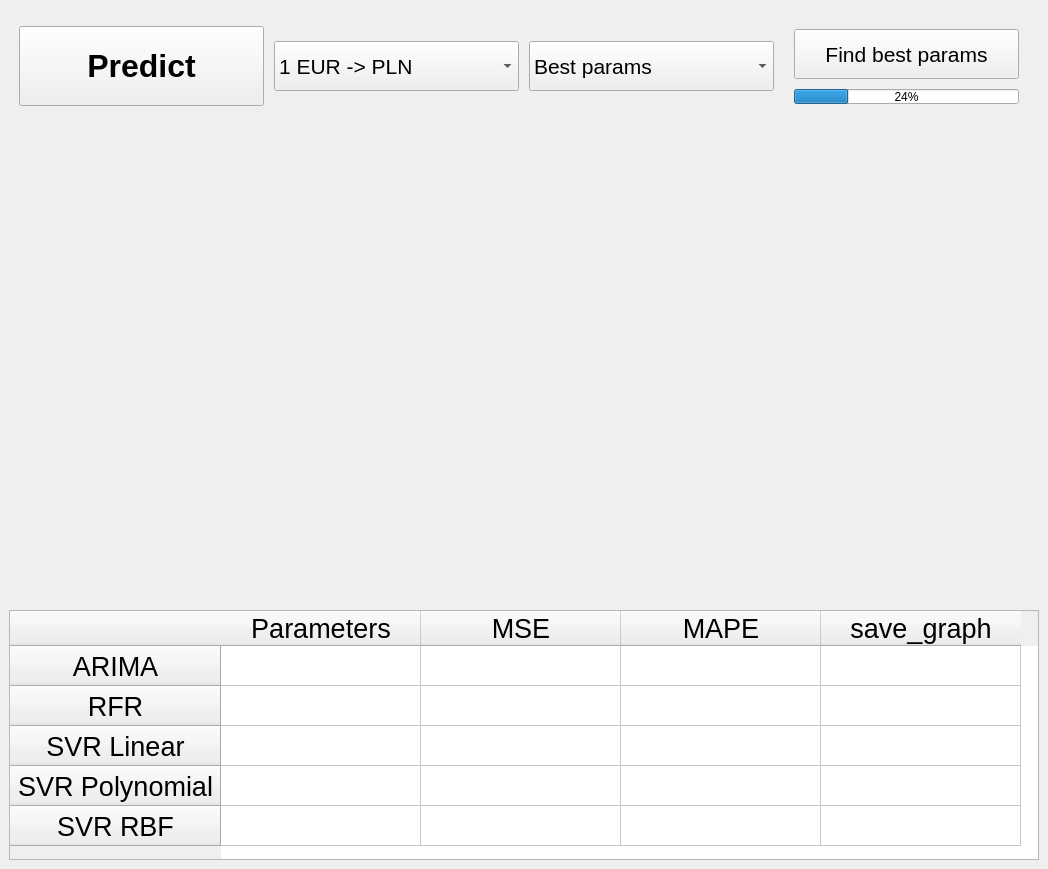
<?xml version="1.0" encoding="UTF-8"?>
<ui version="4.0">
 <class>MainWindow</class>
 <widget class="QMainWindow" name="MainWindow">
  <property name="geometry">
   <rect>
    <x>0</x>
    <y>0</y>
    <width>1048</width>
    <height>869</height>
   </rect>
  </property>
  <property name="windowTitle">
   <string>Currency rate prediction</string>
  </property>
  <widget class="QWidget" name="centralwidget">
   <layout class="QVBoxLayout" name="verticalLayout">
    <item>
     <layout class="QHBoxLayout" name="horizontalLayout" stretch="0,0,0,0">
      <property name="spacing">
       <number>10</number>
      </property>
      <property name="sizeConstraint">
       <enum>QLayout::SetMinimumSize</enum>
      </property>
      <property name="leftMargin">
       <number>10</number>
      </property>
      <property name="topMargin">
       <number>10</number>
      </property>
      <property name="rightMargin">
       <number>10</number>
      </property>
      <property name="bottomMargin">
       <number>10</number>
      </property>
      <item>
       <widget class="QPushButton" name="Predict_button">
        <property name="sizePolicy">
         <sizepolicy hsizetype="Preferred" vsizetype="Fixed">
          <horstretch>0</horstretch>
          <verstretch>0</verstretch>
         </sizepolicy>
        </property>
        <property name="minimumSize">
         <size>
          <width>130</width>
          <height>80</height>
         </size>
        </property>
        <property name="font">
         <font>
          <family>Arial</family>
          <pointsize>24</pointsize>
          <weight>75</weight>
          <bold>true</bold>
          <underline>false</underline>
         </font>
        </property>
        <property name="text">
         <string>Predict</string>
        </property>
       </widget>
      </item>
      <item>
       <widget class="QComboBox" name="Data_choose">
        <property name="minimumSize">
         <size>
          <width>175</width>
          <height>50</height>
         </size>
        </property>
        <property name="maximumSize">
         <size>
          <width>16777215</width>
          <height>16777215</height>
         </size>
        </property>
        <property name="font">
         <font>
          <family>Arial</family>
          <pointsize>16</pointsize>
         </font>
        </property>
        <item>
         <property name="text">
          <string>1 EUR -&gt; PLN</string>
         </property>
        </item>
        <item>
         <property name="text">
          <string>1 USD -&gt; PLN</string>
         </property>
        </item>
        <item>
         <property name="text">
          <string>1 CAD -&gt; PLN</string>
         </property>
        </item>
        <item>
         <property name="text">
          <string>100 KRW -&gt; PLN</string>
         </property>
        </item>
        <item>
         <property name="text">
          <string>100 CLP -&gt; PLN</string>
         </property>
        </item>
       </widget>
      </item>
      <item>
       <widget class="QComboBox" name="Params_choose">
        <property name="sizePolicy">
         <sizepolicy hsizetype="Preferred" vsizetype="Fixed">
          <horstretch>0</horstretch>
          <verstretch>0</verstretch>
         </sizepolicy>
        </property>
        <property name="minimumSize">
         <size>
          <width>150</width>
          <height>50</height>
         </size>
        </property>
        <property name="font">
         <font>
          <family>Arial</family>
          <pointsize>16</pointsize>
         </font>
        </property>
        <item>
         <property name="text">
          <string>Best params</string>
         </property>
        </item>
        <item>
         <property name="text">
          <string>Default params</string>
         </property>
        </item>
       </widget>
      </item>
      <item>
       <layout class="QVBoxLayout" name="verticalLayout_2">
        <property name="spacing">
         <number>10</number>
        </property>
        <property name="leftMargin">
         <number>10</number>
        </property>
        <property name="topMargin">
         <number>10</number>
        </property>
        <property name="rightMargin">
         <number>10</number>
        </property>
        <property name="bottomMargin">
         <number>10</number>
        </property>
        <item>
         <widget class="QPushButton" name="Find_best_params_button">
          <property name="sizePolicy">
           <sizepolicy hsizetype="Preferred" vsizetype="Fixed">
            <horstretch>0</horstretch>
            <verstretch>0</verstretch>
           </sizepolicy>
          </property>
          <property name="minimumSize">
           <size>
            <width>180</width>
            <height>50</height>
           </size>
          </property>
          <property name="maximumSize">
           <size>
            <width>16777215</width>
            <height>16777215</height>
           </size>
          </property>
          <property name="font">
           <font>
            <family>Arial</family>
            <pointsize>16</pointsize>
           </font>
          </property>
          <property name="text">
           <string>Find best params</string>
          </property>
         </widget>
        </item>
        <item>
         <widget class="QProgressBar" name="best_params_progress">
          <property name="sizePolicy">
           <sizepolicy hsizetype="Preferred" vsizetype="Fixed">
            <horstretch>0</horstretch>
            <verstretch>0</verstretch>
           </sizepolicy>
          </property>
          <property name="minimumSize">
           <size>
            <width>180</width>
            <height>15</height>
           </size>
          </property>
          <property name="maximumSize">
           <size>
            <width>16777215</width>
            <height>20</height>
           </size>
          </property>
          <property name="value">
           <number>24</number>
          </property>
         </widget>
        </item>
       </layout>
      </item>
     </layout>
    </item>
    <item>
     <spacer name="verticalSpacer">
      <property name="orientation">
       <enum>Qt::Vertical</enum>
      </property>
      <property name="sizeHint" stdset="0">
       <size>
        <width>20</width>
        <height>40</height>
       </size>
      </property>
     </spacer>
    </item>
    <item>
     <widget class="QWidget" name="graph" native="true">
      <property name="sizePolicy">
       <sizepolicy hsizetype="Expanding" vsizetype="Expanding">
        <horstretch>0</horstretch>
        <verstretch>0</verstretch>
       </sizepolicy>
      </property>
      <property name="minimumSize">
       <size>
        <width>400</width>
        <height>450</height>
       </size>
      </property>
      <property name="autoFillBackground">
       <bool>false</bool>
      </property>
     </widget>
    </item>
    <item>
     <spacer name="verticalSpacer_2">
      <property name="orientation">
       <enum>Qt::Vertical</enum>
      </property>
      <property name="sizeHint" stdset="0">
       <size>
        <width>20</width>
        <height>40</height>
       </size>
      </property>
     </spacer>
    </item>
    <item alignment="Qt::AlignHCenter|Qt::AlignBottom">
     <widget class="QTableWidget" name="result_table">
      <property name="sizePolicy">
       <sizepolicy hsizetype="Expanding" vsizetype="Expanding">
        <horstretch>0</horstretch>
        <verstretch>0</verstretch>
       </sizepolicy>
      </property>
      <property name="minimumSize">
       <size>
        <width>1030</width>
        <height>250</height>
       </size>
      </property>
      <property name="maximumSize">
       <size>
        <width>16777215</width>
        <height>250</height>
       </size>
      </property>
      <property name="font">
       <font>
        <family>Arial</family>
        <pointsize>20</pointsize>
       </font>
      </property>
      <property name="layoutDirection">
       <enum>Qt::LeftToRight</enum>
      </property>
      <property name="autoFillBackground">
       <bool>false</bool>
      </property>
      <property name="gridStyle">
       <enum>Qt::CustomDashLine</enum>
      </property>
      <attribute name="horizontalHeaderCascadingSectionResizes">
       <bool>false</bool>
      </attribute>
      <attribute name="horizontalHeaderMinimumSectionSize">
       <number>150</number>
      </attribute>
      <attribute name="horizontalHeaderDefaultSectionSize">
       <number>200</number>
      </attribute>
      <attribute name="horizontalHeaderShowSortIndicator" stdset="0">
       <bool>false</bool>
      </attribute>
      <attribute name="horizontalHeaderStretchLastSection">
       <bool>false</bool>
      </attribute>
      <attribute name="verticalHeaderCascadingSectionResizes">
       <bool>false</bool>
      </attribute>
      <attribute name="verticalHeaderMinimumSectionSize">
       <number>40</number>
      </attribute>
      <attribute name="verticalHeaderDefaultSectionSize">
       <number>40</number>
      </attribute>
      <attribute name="verticalHeaderShowSortIndicator" stdset="0">
       <bool>false</bool>
      </attribute>
      <attribute name="verticalHeaderStretchLastSection">
       <bool>false</bool>
      </attribute>
      <row>
       <property name="text">
        <string>ARIMA</string>
       </property>
       <property name="textAlignment">
        <set>AlignCenter</set>
       </property>
      </row>
      <row>
       <property name="text">
        <string>RFR</string>
       </property>
       <property name="textAlignment">
        <set>AlignCenter</set>
       </property>
      </row>
      <row>
       <property name="text">
        <string>SVR Linear</string>
       </property>
       <property name="textAlignment">
        <set>AlignCenter</set>
       </property>
      </row>
      <row>
       <property name="text">
        <string>SVR Polynomial</string>
       </property>
       <property name="textAlignment">
        <set>AlignCenter</set>
       </property>
      </row>
      <row>
       <property name="text">
        <string>SVR RBF</string>
       </property>
       <property name="textAlignment">
        <set>AlignCenter</set>
       </property>
      </row>
      <column>
       <property name="text">
        <string>Parameters</string>
       </property>
       <property name="textAlignment">
        <set>AlignCenter</set>
       </property>
      </column>
      <column>
       <property name="text">
        <string>MSE</string>
       </property>
       <property name="textAlignment">
        <set>AlignCenter</set>
       </property>
      </column>
      <column>
       <property name="text">
        <string>MAPE</string>
       </property>
       <property name="textAlignment">
        <set>AlignCenter</set>
       </property>
      </column>
      <column>
       <property name="text">
        <string>save_graph</string>
       </property>
       <property name="textAlignment">
        <set>AlignCenter</set>
       </property>
      </column>
      <item row="0" column="0">
       <property name="text">
        <string/>
       </property>
       <property name="font">
        <font>
         <family>Arial</family>
         <pointsize>16</pointsize>
        </font>
       </property>
       <property name="textAlignment">
        <set>AlignCenter</set>
       </property>
       <property name="background">
        <brush brushstyle="NoBrush">
         <color alpha="255">
          <red>0</red>
          <green>0</green>
          <blue>0</blue>
         </color>
        </brush>
       </property>
       <property name="foreground">
        <brush brushstyle="NoBrush">
         <color alpha="255">
          <red>0</red>
          <green>0</green>
          <blue>0</blue>
         </color>
        </brush>
       </property>
       <property name="flags">
        <set>ItemIsUserCheckable|ItemIsEnabled</set>
       </property>
      </item>
      <item row="0" column="1">
       <property name="text">
        <string/>
       </property>
       <property name="font">
        <font>
         <family>Arial</family>
         <pointsize>16</pointsize>
        </font>
       </property>
       <property name="textAlignment">
        <set>AlignCenter</set>
       </property>
       <property name="flags">
        <set>ItemIsUserCheckable|ItemIsEnabled</set>
       </property>
      </item>
      <item row="0" column="2">
       <property name="text">
        <string/>
       </property>
       <property name="font">
        <font>
         <family>Arial</family>
         <pointsize>16</pointsize>
        </font>
       </property>
       <property name="textAlignment">
        <set>AlignCenter</set>
       </property>
       <property name="flags">
        <set>ItemIsUserCheckable|ItemIsEnabled</set>
       </property>
      </item>
      <item row="0" column="3">
       <property name="text">
        <string/>
       </property>
       <property name="flags">
        <set>ItemIsUserCheckable|ItemIsEnabled</set>
       </property>
      </item>
      <item row="1" column="0">
       <property name="text">
        <string/>
       </property>
       <property name="font">
        <font>
         <family>Arial</family>
         <pointsize>16</pointsize>
        </font>
       </property>
       <property name="textAlignment">
        <set>AlignCenter</set>
       </property>
       <property name="flags">
        <set>ItemIsUserCheckable|ItemIsEnabled</set>
       </property>
      </item>
      <item row="1" column="1">
       <property name="text">
        <string/>
       </property>
       <property name="font">
        <font>
         <family>Arial</family>
         <pointsize>16</pointsize>
        </font>
       </property>
       <property name="textAlignment">
        <set>AlignCenter</set>
       </property>
       <property name="flags">
        <set>ItemIsUserCheckable|ItemIsEnabled</set>
       </property>
      </item>
      <item row="1" column="2">
       <property name="text">
        <string/>
       </property>
       <property name="font">
        <font>
         <family>Arial</family>
         <pointsize>16</pointsize>
        </font>
       </property>
       <property name="textAlignment">
        <set>AlignCenter</set>
       </property>
       <property name="flags">
        <set>ItemIsUserCheckable|ItemIsEnabled</set>
       </property>
      </item>
      <item row="1" column="3">
       <property name="text">
        <string/>
       </property>
       <property name="flags">
        <set>ItemIsUserCheckable|ItemIsEnabled</set>
       </property>
      </item>
      <item row="2" column="0">
       <property name="text">
        <string/>
       </property>
       <property name="font">
        <font>
         <family>Arial</family>
         <pointsize>16</pointsize>
        </font>
       </property>
       <property name="textAlignment">
        <set>AlignCenter</set>
       </property>
       <property name="flags">
        <set>ItemIsUserCheckable|ItemIsEnabled</set>
       </property>
      </item>
      <item row="2" column="1">
       <property name="text">
        <string/>
       </property>
       <property name="font">
        <font>
         <family>Arial</family>
         <pointsize>16</pointsize>
        </font>
       </property>
       <property name="textAlignment">
        <set>AlignCenter</set>
       </property>
       <property name="flags">
        <set>ItemIsUserCheckable|ItemIsEnabled</set>
       </property>
      </item>
      <item row="2" column="2">
       <property name="text">
        <string/>
       </property>
       <property name="font">
        <font>
         <family>Arial</family>
         <pointsize>16</pointsize>
        </font>
       </property>
       <property name="textAlignment">
        <set>AlignCenter</set>
       </property>
       <property name="flags">
        <set>ItemIsUserCheckable|ItemIsEnabled</set>
       </property>
      </item>
      <item row="2" column="3">
       <property name="text">
        <string/>
       </property>
       <property name="flags">
        <set>ItemIsUserCheckable|ItemIsEnabled</set>
       </property>
      </item>
      <item row="3" column="0">
       <property name="text">
        <string/>
       </property>
       <property name="font">
        <font>
         <family>Arial</family>
         <pointsize>16</pointsize>
        </font>
       </property>
       <property name="textAlignment">
        <set>AlignCenter</set>
       </property>
       <property name="flags">
        <set>ItemIsUserCheckable|ItemIsEnabled</set>
       </property>
      </item>
      <item row="3" column="1">
       <property name="text">
        <string/>
       </property>
       <property name="font">
        <font>
         <family>Arial</family>
         <pointsize>16</pointsize>
        </font>
       </property>
       <property name="textAlignment">
        <set>AlignCenter</set>
       </property>
       <property name="flags">
        <set>ItemIsUserCheckable|ItemIsEnabled</set>
       </property>
      </item>
      <item row="3" column="2">
       <property name="text">
        <string/>
       </property>
       <property name="font">
        <font>
         <family>Arial</family>
         <pointsize>16</pointsize>
        </font>
       </property>
       <property name="textAlignment">
        <set>AlignCenter</set>
       </property>
       <property name="flags">
        <set>ItemIsUserCheckable|ItemIsEnabled</set>
       </property>
      </item>
      <item row="3" column="3">
       <property name="text">
        <string/>
       </property>
       <property name="flags">
        <set>ItemIsUserCheckable|ItemIsEnabled</set>
       </property>
      </item>
      <item row="4" column="0">
       <property name="text">
        <string/>
       </property>
       <property name="font">
        <font>
         <family>Arial</family>
         <pointsize>16</pointsize>
        </font>
       </property>
       <property name="textAlignment">
        <set>AlignCenter</set>
       </property>
       <property name="flags">
        <set>ItemIsUserCheckable|ItemIsEnabled</set>
       </property>
      </item>
      <item row="4" column="1">
       <property name="text">
        <string/>
       </property>
       <property name="font">
        <font>
         <family>Arial</family>
         <pointsize>16</pointsize>
        </font>
       </property>
       <property name="textAlignment">
        <set>AlignCenter</set>
       </property>
       <property name="flags">
        <set>ItemIsUserCheckable|ItemIsEnabled</set>
       </property>
      </item>
      <item row="4" column="2">
       <property name="text">
        <string/>
       </property>
       <property name="font">
        <font>
         <family>Arial</family>
         <pointsize>16</pointsize>
        </font>
       </property>
       <property name="textAlignment">
        <set>AlignCenter</set>
       </property>
       <property name="flags">
        <set>ItemIsUserCheckable|ItemIsEnabled</set>
       </property>
      </item>
      <item row="4" column="3">
       <property name="text">
        <string/>
       </property>
       <property name="flags">
        <set>ItemIsUserCheckable|ItemIsEnabled</set>
       </property>
      </item>
     </widget>
    </item>
   </layout>
  </widget>
 </widget>
 <resources/>
 <connections/>
</ui>
